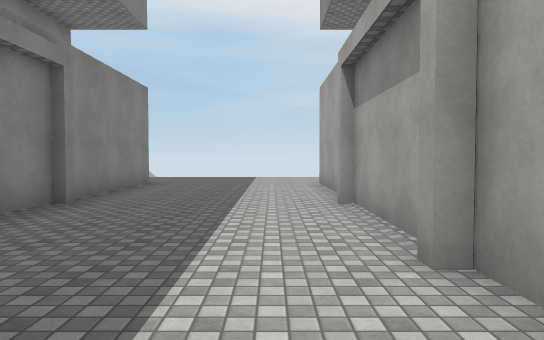
View 1 (above)

19 first-person views from a walk through a Unity game level. The camera is 1.4 m above the floor, tilts 2° down and sees 70° across. The floor is counted in squares, 2 m on a side. Each view is taken from the middle of a square. On the plan, view 1 faces up. The plan holds only what a view shows up to about 11 squares ahead; the rest is blank. The place goes on beyond the plan. Door leaves are left out, so doorways stand open. Surface patterns are stand-ins for the level's own textures.

View 2
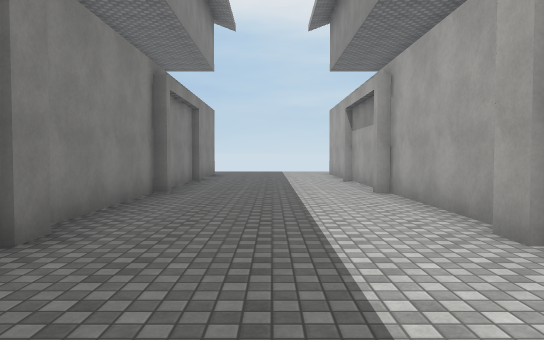

View 3
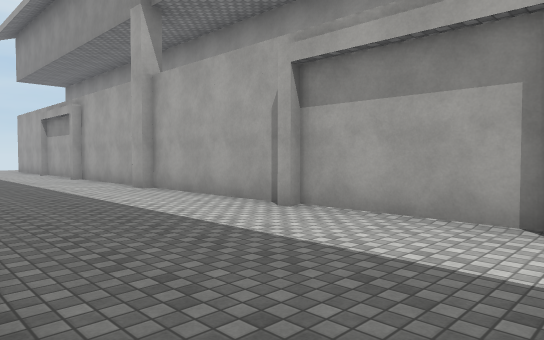

View 4
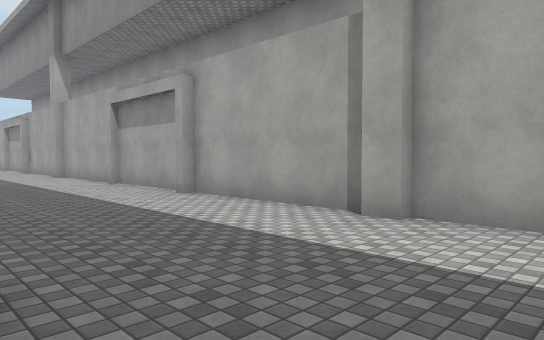

View 5
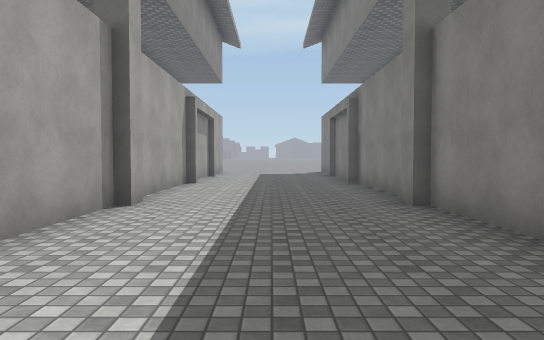

View 6
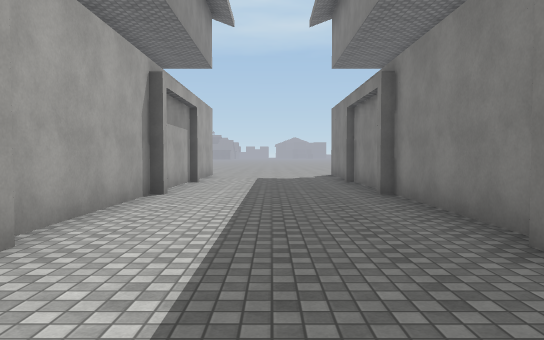

View 7
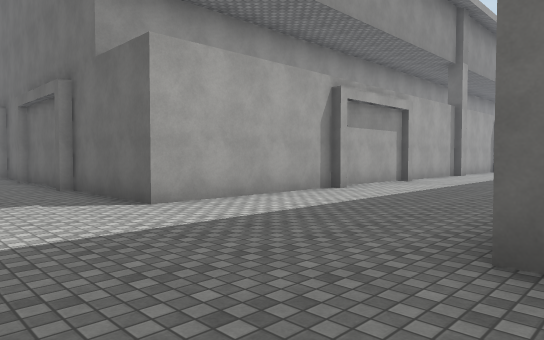

View 8
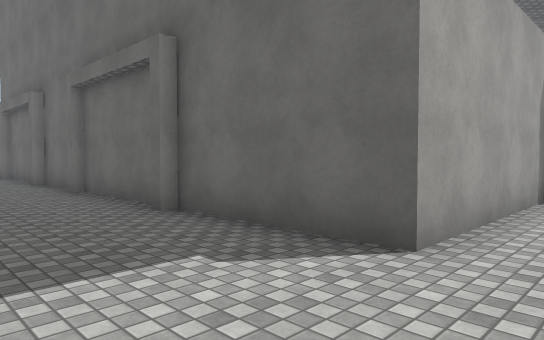

View 9
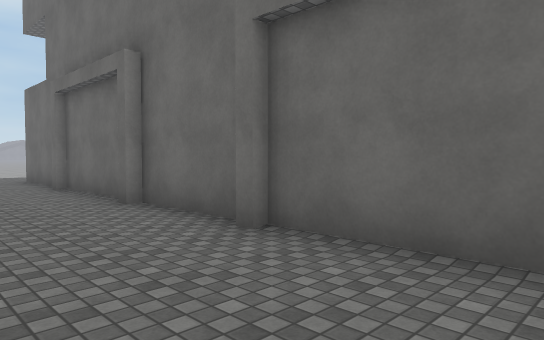

View 10
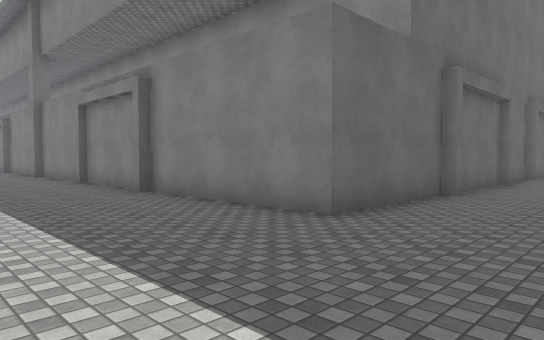

View 11
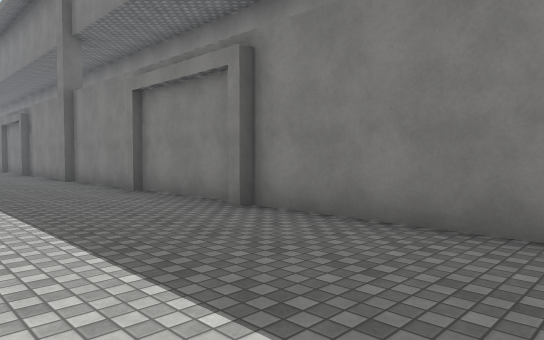

View 12
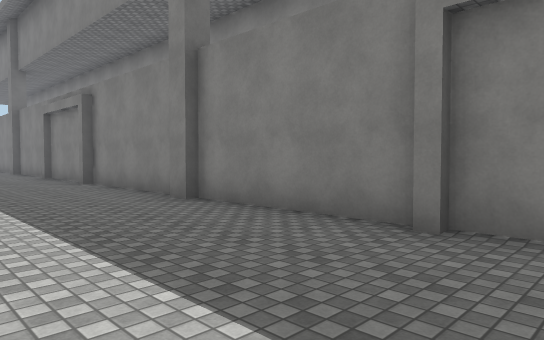

View 13
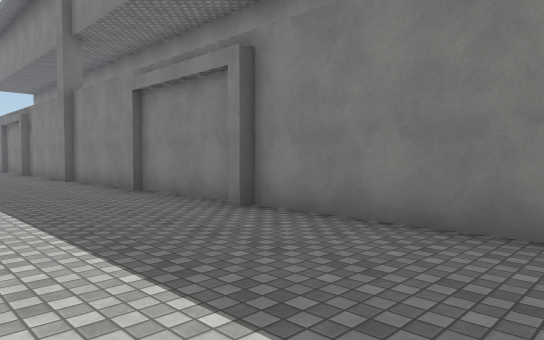

View 14
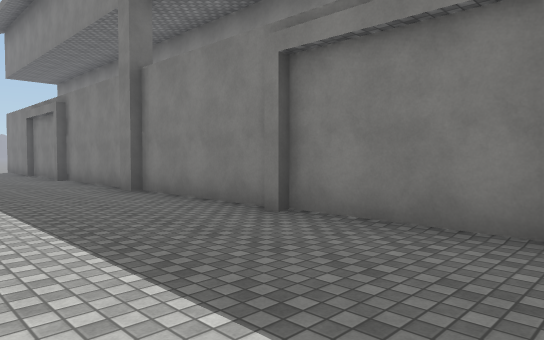

View 15
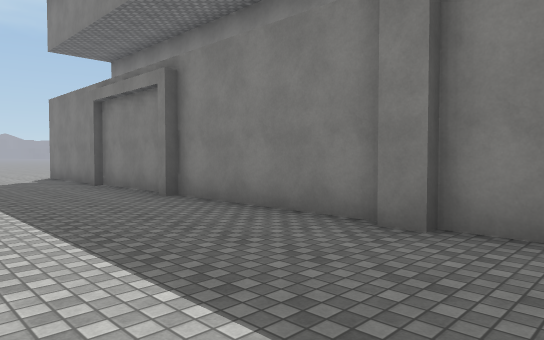

View 16
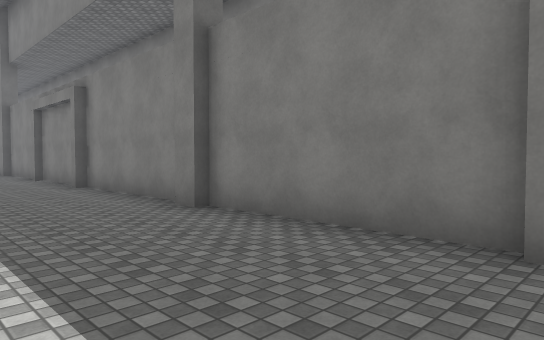

View 17
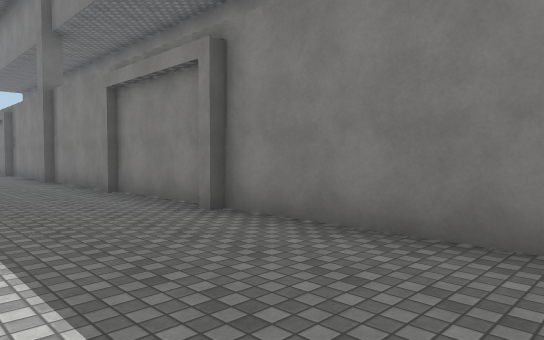

View 18
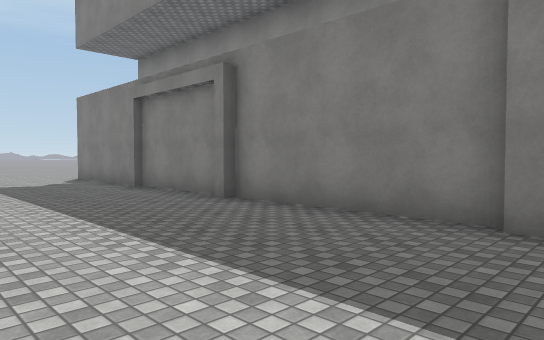

View 19
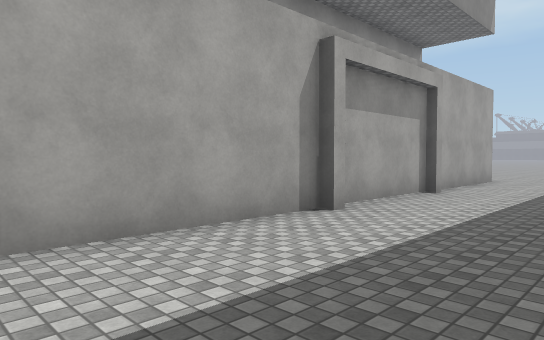

### Floor plan
Points are (right, up) in squares from view 1. A wall is a line through its corners. A room is listed if a view was taken in it or the views show most of it. See-through windows are left out.
Room 1 (views 1, 2, 3, 4, 5, 6, 7, 8, 9, 10, 11, 12, 13, 14, 15, 16, 17, 18, 19)
walls: (1, -2) (1, -1.5); (1.2, -5.9) (1.2, 5.6); (-3, -1.4) (-3, -2); (-3.2, -6.6) (-3.2, -18.2); (1.2, 5.8) (1.2, 10.3) (17.2, 10.3) (17.2, -1.5); (-3.2, 5.6) (-3.2, -6.2); (-3, -13.4) (-3, -14); (1, -14.1) (1, -13.5); (-3.2, 10.2) (-3.2, 6.4); (1.2, -18.2) (1.2, -6.4); (17.2, -2.4) (17.2, -13.5); (17.5, -1.5) (17.5, -2); (-3.2, -18.6) (-3.2, -22.5); (17.5, -13.4) (17.5, -14); (17.2, -14.1) (17.2, -22.5); (1.2, -22.5) (1.2, -18.6)

Positions as (right, up) in squares from view 1, and headings:
1: (0, 0), facing up
2: (-1, -5), facing up
3: (-3, -10), facing up-right
4: (-3, -16), facing up-right
5: (-1, -8), facing down
6: (-1, -11), facing down
7: (-4, 13), facing down-right
8: (0, 13), facing down-right
9: (5, 13), facing down-right
10: (21, 13), facing down-left
11: (21, 10), facing down-left
12: (21, 4), facing down-left
13: (21, -2), facing down-left
14: (21, -6), facing down-left
15: (21, -12), facing down-left
16: (0, 3), facing down-left
17: (0, -2), facing down-left
18: (1, -13), facing down-left
19: (-2, -14), facing down-right
